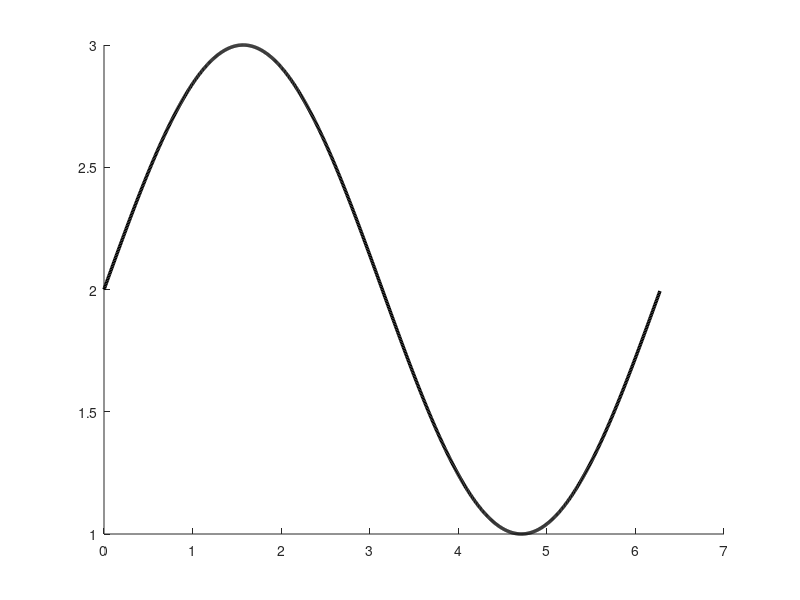

This figure's MATLAB source: (Note: this script raises an error after producing the figure.)
function [] = ErrorConvergenceForDiffusionEquation1D

    clc;
    clearvars;
    
    n = 1; dx = 1 / n;
    m = 1; dy = 1 / m;
    dt_recip = 1; dt = 1 / dt_recip;
    t_0 = 0; 
    t_1 = t_0;
    folder = '/Users/nikita/Documents/Projects/spc2/spc2FiniteVolumeMethods/TestCaseDiffusionEquation1D/';
    size_of_float = 4;
    
    %% Show exact solution
    
    l = 1000; dphi = 2 * pi / l;
    exact_density = zeros(l, 1);
    for k = 0 : l - 1
        exact_density(k + 1, 1) = ExactSolution(k * dphi, t_0);
    end % k
    figure(1); hold on;
    plot(0 : dphi : (l - 1) * dphi, exact_density, 'LineWidth', 2.5, 'Color', [0 0 0]);
    
    %% Quantify errors
    
    % num_cells l_1 l_2 l_\infty
    errors = dlmread(strcat(folder, 'error_convergence.txt'));
%     errors = errors(1 : end - 1, :);
    dphis = 2 * pi ./ errors(:, 1);
    
    figure(2);
%     h_l1 = plot(dphis, errors(:, 2), '-*', 'LineWidth', 2.5); hold on;
%     h_l2 = plot(dphis, errors(:, 3), '-*', 'LineWidth', 2.5);
%     h_linf = plot(dphis, errors(:, 4), '-*', 'LineWidth', 2.5);
    h_l1 = loglog(dphis, errors(:, 2), '-*', 'LineWidth', 2.5); hold on;
    h_l2 = loglog(dphis, errors(:, 3), '-*', 'LineWidth', 2.5);
    h_linf = loglog(dphis, errors(:, 4), '-*', 'LineWidth', 2.5);
    x = linspace(dphis(end, 1), dphis(1, 1));
%     loglog(x, x, '--k', 'LineWidth', 2.5);
    loglog(x, 10^(-4.8) * x .^ 2, '--k', 'LineWidth', 2.5);
%     loglog(x, 10^(2) * x .^ 4, '--k', 'LineWidth', 2.5);
% 	ylim([10^(-10) 10^(-4)]);
    legend([h_l1 h_l2 h_linf], {'L^1 error', 'L^2 error', 'L^\infty error'}, 'interpreter', 'tex', 'location', 'southeast');
    grid on;
    box on;
    
    xticks([10^(-2), 10^(-1)]);
    yticks([10^(-9), 10^(-7), 10^(-5)]);
    set(gca,...
        'Units', 'normalized',...
        'FontUnits', 'points',...
        'FontWeight', 'normal',...
        'FontSize', 30,...
        'FontName', 'Helvetica',...
        'linew', 1);
    
    error_substr = '<';
    for d = 1 : size(errors, 1) - 1
        error_substr = strcat(error_substr, '%f,');
    end % i
    error_substr = strcat(error_substr, '>');
    sprintf(strcat('L1: ', error_substr, ' |= %f'), diff(log(errors(:, 2))) ./ diff(log(dphis)),...
        (log(errors(end, 2)) - log(errors(1, 2))) / (log(dphis(end, 1)) - log(dphis(1, 1))))
    sprintf(strcat('L2: ', error_substr, ' |= %f'), diff(log(errors(:, 3))) ./ diff(log(dphis)),...
        (log(errors(end, 3)) - log(errors(1, 3))) / (log(dphis(end, 1)) - log(dphis(1, 1))))
    sprintf(strcat('L\\infty: ', error_substr, ' |= %f'), diff(log(errors(:, 4))) ./ diff(log(dphis)),...
        (log(errors(end, 4)) - log(errors(1, 4))) / (log(dphis(end, 1)) - log(dphis(1, 1))))
    
end

%%
function [f] = ExactSolution(x, t)

    f = 2.0 + exp(-t) * sin(x);

end